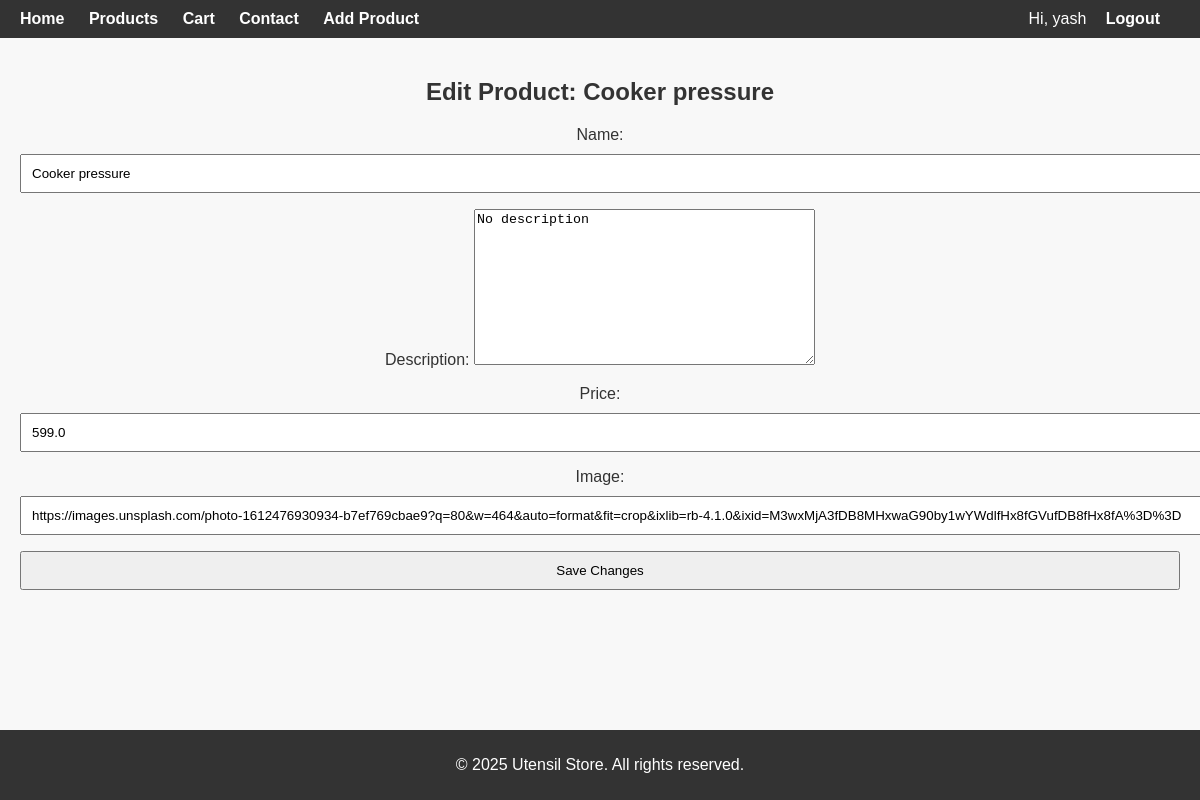
The app's page /edit-product/1/ (signed in), older data.
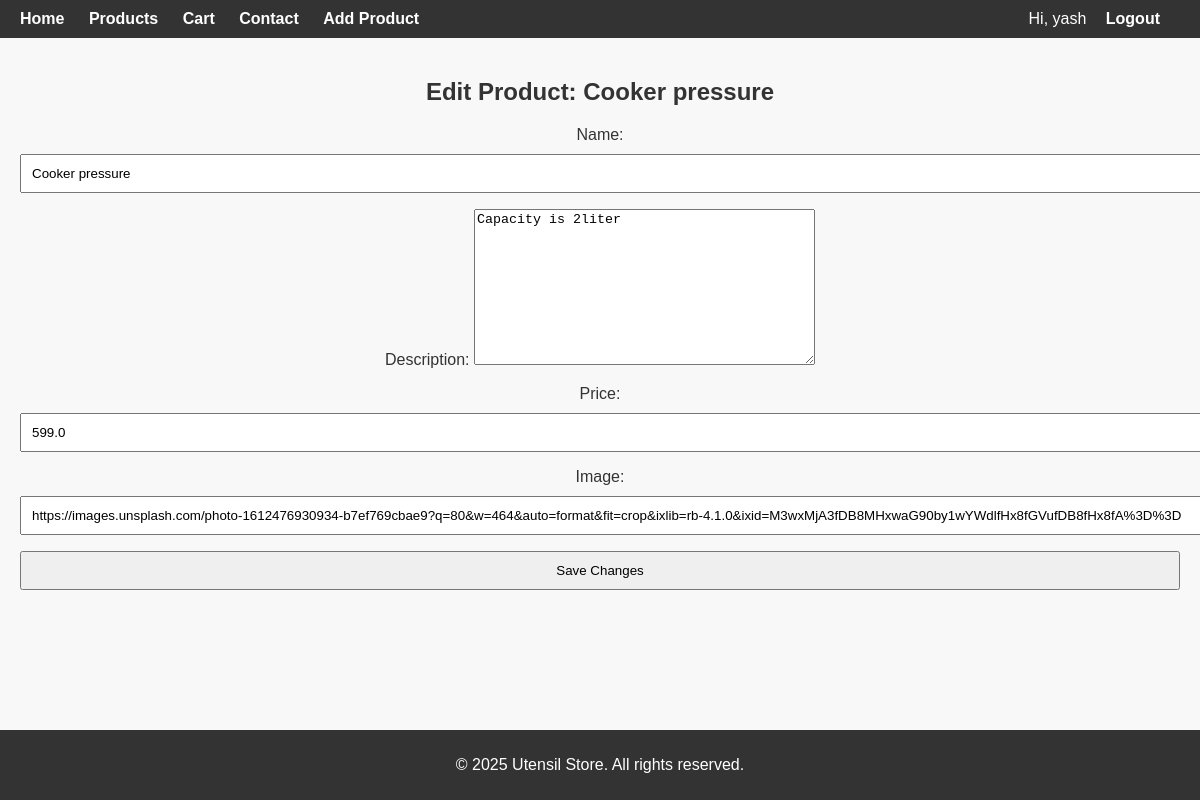
The same page, newer data.
### store/models.py (models this page shows, shortened)
class Utensil(models.Model):
    name = models.CharField(max_length=100)
    description = models.TextField(default="No description")
    price = models.FloatField()
    image = models.URLField(blank=True)
    category = models.CharField(max_length=50, default="General")

### store/views.py (the view)
# urls.py: path("edit-product/<int:pk>/", views.edit_product, name="edit_product"),
@login_required
@user_passes_test(is_staff_user)
def edit_product(request, pk):
    product = get_object_or_404(Utensil, pk=pk)
    if request.method == "POST":
        form = UtensilForm(request.POST, instance=product)
        if form.is_valid():
            form.save()
            return redirect("products")  # redirect after update
    else:
        form = UtensilForm(instance=product)
    return render(request, "edit_product.html", {"form": form, "product": product})

### store/forms.py
class UtensilForm(forms.ModelForm):
    class Meta:
        model = Utensil
        fields = ['name', 'description', 'price', 'image']

### store/views.py (called while the page is built)
def is_staff_user(user):
    return user.is_staff

### store/templates/edit_product.html (shortened to what this page needs)
{% extends "base.html" %}
{% block content %}
  <h2>Edit Product: {{ product.name }}</h2>
  <form method="POST">
      {{ form.as_p }}
      <button type="submit">Save Changes</button>
  </form>
{% endblock %}

### store/templates/base.html (shortened to what this page needs)
{% load static %}
<!DOCTYPE html>
<html lang="en">
<head>
    <link rel="stylesheet" href="{% static 'css/style.css' %}">
</head>
<body>
<div class="navbar">
    <div class="navbar-left">
        <a href="{% url 'index' %}">Home</a>
        <a href="{% url 'products' %}">Products</a>
        <a href="{% url 'cart' %}">Cart</a>
        <a href="{% url 'Contact' %}">Contact</a>
        {% if user.is_staff %}
            <a href="{% url 'add_product' %}">Add Product</a>
        {% endif %}
    </div>
    <div class="navbar-right">
        {% if user.is_authenticated %}
            <span style="color:white; margin-right:15px;">Hi, {{ user.username }}</span>
            <a href="{% url 'logout' %}">Logout</a>
        {% else %}
            <a href="{% url 'login' %}">Login</a>
            <a href="{% url 'register' %}">Register</a>
        {% endif %}
    </div>
</div>
    <div class="container">
        {% block content %}{% endblock %}
    </div>
    <footer>
        <p>© 2025 Utensil Store. All rights reserved.</p>
    </footer>
</body>
</html>

### store/static/css/style.css (style rules this page uses)
body { font-family: Arial, sans-serif; margin: 0; color: #333; }
form input, form button { display: block; width: 100%; margin: 10px 0; padding: 10px; }
footer { text-align: center; background: #333; color: #fff; padding: 20px 0; margin-top: 20px; }

### store/templates/base.html (style rules this page uses)
html, body { height: 100%; margin: 0; font-family: Arial, sans-serif; background-color: #f8f8f8; display: flex; flex-direction: column; }
.navbar { background-color: #333; padding: 10px 20px; display: flex; justify-content: space-between; align-items: center; position: sticky; top: 0; z-index: 1000; }
.navbar a { color: white; text-decoration: none; margin-right: 20px; font-weight: bold; }
.container { flex: 1; padding: 20px; text-align: center; }
footer { margin-top: 40px; background: #333; color: white; text-align: center; padding: 10px 0; }

Row changes from the older to the newer data that the page shows:
changed Utensil "Cooker pressure": description "No description" → "Capacity is 2liter"
